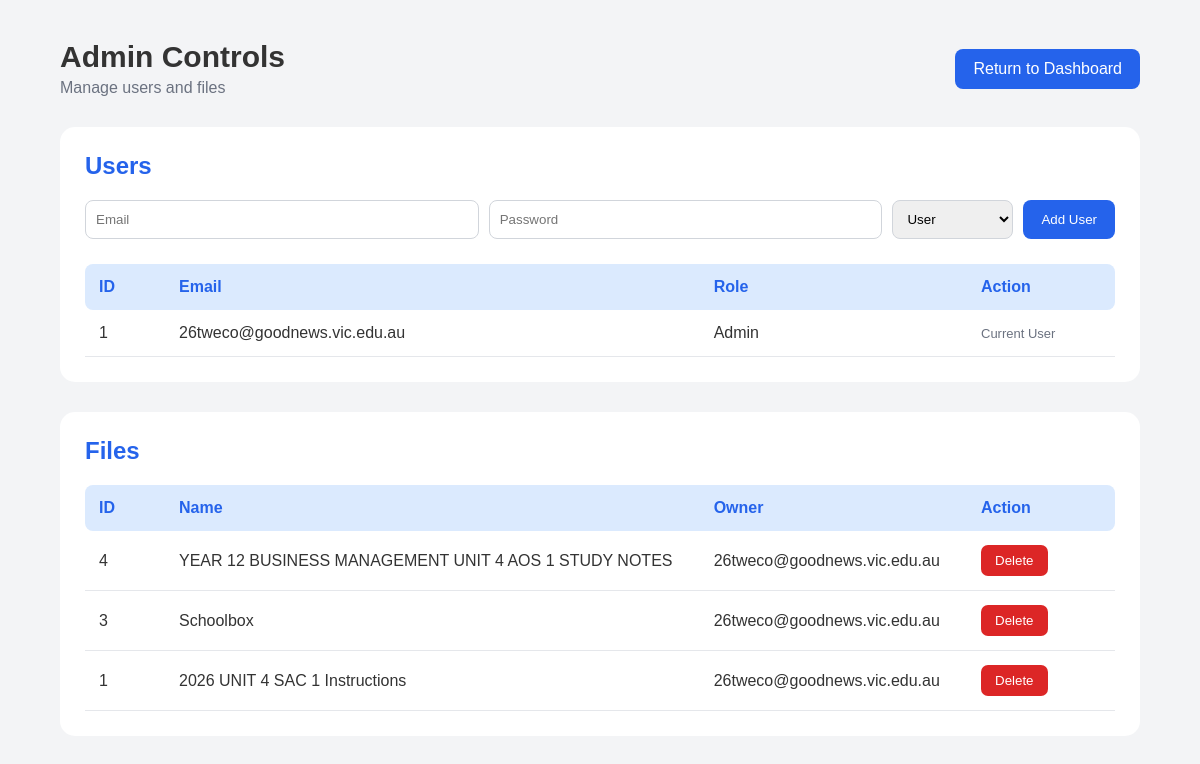
Page /admin (signed in) on the committed database.
### tables this page shows
CREATE TABLE Users (

        UserID INTEGER PRIMARY KEY AUTOINCREMENT,

        Email TEXT UNIQUE NOT NULL,

        Password TEXT NOT NULL,

        Role TEXT NOT NULL DEFAULT 'User'

    );

CREATE TABLE Files (

        FileID INTEGER PRIMARY KEY AUTOINCREMENT,

        FileName TEXT NOT NULL,

        FileType TEXT NOT NULL,

        FileURL TEXT NOT NULL,

        FileOwner TEXT NOT NULL,

        LastAccessed TEXT NOT NULL,

        FileSize TEXT,

        IsPinned INTEGER DEFAULT 0

    );

### app.py (the view)
@app.route("/admin")
def admin():
    if "email" not in session:
        return redirect(url_for("login_page"))
    if session.get("role") != "Admin":
        return redirect(url_for("dashboard"))
    connection = sqlite3.connect(DATABASE)
    connection.row_factory = sqlite3.Row
    cursor = connection.cursor()
    cursor.execute("""
        SELECT UserID, Email, Role
        FROM Users
        ORDER BY UserID
    """)
    users = cursor.fetchall()
    cursor.execute("""
        SELECT *
        FROM Files
        ORDER BY FileID DESC
    """)
    files = cursor.fetchall()
    connection.close()
    return render_template(
        "admin.html",
        users=users,
        files=files
    )

### templates/admin.html (shortened to what this page needs)
<!DOCTYPE html>
<html lang="en">
<head>
    <link
        rel="stylesheet"
        href="{{ url_for('static', filename='css/admin.css') }}"
    >
</head>
<body>
<div class="admin-container">
    <header class="admin-header">
        <div>
            <h1>Admin Controls</h1>
            <p>
                Manage users and files
            </p>
        </div>
        <a
            href="{{ url_for('dashboard') }}"
            class="back-btn"
        >
            Return to Dashboard
        </a>
    </header>
    <section class="admin-section">
        <h2>Users</h2>
        <form
            action="{{ url_for('add_user') }}"
            method="POST"
            class="add-user-form"
        >
            <input
                type="email"
                name="email"
                placeholder="Email"
                required
            >
            <input
                type="password"
                name="password"
                placeholder="Password"
                required
            >
            <select
                name="role"
                required
            >
                <option value="User">
                    User
                </option>
            </select>
            <button type="submit">
                Add User
            </button>
        </form>
        <div class="admin-table">
            <div class="table-head users-grid">
                <div>ID</div>
                <div>Email</div>
                <div>Role</div>
                <div>Action</div>
            </div>
            {% for user in users %}
                <div class="table-row users-grid">
                    <div>
                        {{ user["UserID"] }}
                    </div>
                    <div>
                        {{ user["Email"] }}
                    </div>
                    <div>
                        {{ user["Role"] }}
                    </div>
                    <div>
                        {% if user["Email"] != session.get("email") %}
                            <form
                                action="{{ url_for('delete_user', user_id=user['UserID']) }}"
                                method="POST"
                            >
                                <button
                                    type="submit"
                                    class="delete-btn"
                                >
                                    Delete
                                </button>
                            </form>
                        {% else %}
                            <span class="current-user">
                                Current User
                            </span>
                        {% endif %}
                    </div>
                </div>
            {% endfor %}
        </div>
    </section>
    <section class="admin-section">
        <h2>Files</h2>
        <div class="admin-table">
            <div class="table-head files-grid">
                <div>ID</div>
                <div>Name</div>
                <div>Owner</div>
                <div>Action</div>
            </div>
            {% for file in files %}
                <div class="table-row files-grid">
                    <div>
                        {{ file["FileID"] }}
                    </div>
                    <div>
                        {{ file["FileName"] }}
                    </div>
                    <div>
                        {{ file["FileOwner"] }}
                    </div>
                    <div>
                        <form
                            action="{{ url_for('delete_file', file_id=file['FileID']) }}"
                            method="POST"
                        >
                            <button
                                type="submit"
                                class="delete-btn"
                            >
                                Delete
                            </button>
                        </form>
                    </div>
                </div>
            {% endfor %}
        </div>
    </section>
</div>
</body>
</html>

### static/css/admin.css (style rules this page uses)
* { margin: 0; padding: 0; box-sizing: border-box; font-family: Arial, Helvetica, sans-serif; }
body { background: #f3f4f6; color: #333; }
.admin-container { width: 90%; max-width: 1200px; margin: 40px auto; }
.admin-header { display: flex; justify-content: space-between; align-items: center; margin-bottom: 30px; }
.admin-header h1 { font-size: 30px; margin-bottom: 5px; }
.admin-header p { color: #6b7280; }
.back-btn { background: #2563eb; color: white; text-decoration: none; padding: 11px 18px; border-radius: 8px; }
.admin-section { background: white; padding: 25px; border-radius: 15px; margin-bottom: 30px; }
.admin-section h2 { color: #2563eb; margin-bottom: 20px; }
.add-user-form { display: flex; gap: 10px; margin-bottom: 25px; }
.add-user-form input, .add-user-form select { padding: 10px; border: 1px solid #d1d5db; border-radius: 8px; }
.add-user-form input { flex: 1; }
.add-user-form button { background: #2563eb; color: white; border: none; padding: 10px 18px; border-radius: 8px; cursor: pointer; }
.admin-table { width: 100%; }
.table-head, .table-row { display: grid; align-items: center; padding: 14px; }
.users-grid { grid-template-columns: 80px 2fr 1fr 120px; }
.files-grid { grid-template-columns: 80px 2fr 1fr 120px; }
.table-head { background: #dbeafe; color: #2563eb; font-weight: bold; border-radius: 8px; }
.table-row { border-bottom: 1px solid #e5e7eb; }
.delete-btn { background: #dc2626; color: white; border: none; border-radius: 7px; padding: 8px 14px; cursor: pointer; }
.current-user { color: #6b7280; font-size: 13px; }

### rows in the picture
Users: UserID "1", Email "26tweco@goodnews.vic.edu.au", Role "Admin", shows "Current User"
Files: FileID "4", FileName "YEAR 12 BUSINESS MANAGEMENT UNIT 4 AOS 1 STUDY NOTES", FileOwner "26tweco@goodnews.vic.edu.au"
Files: FileID "3", FileName "Schoolbox", FileOwner "26tweco@goodnews.vic.edu.au"
Files: FileID "1", FileName "2026 UNIT 4 SAC 1 Instructions", FileOwner "26tweco@goodnews.vic.edu.au"
